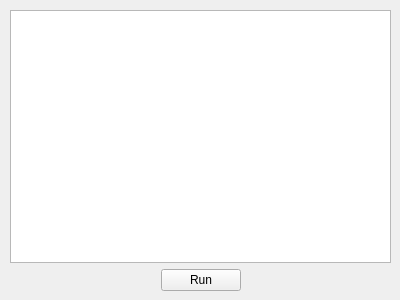
<?xml version="1.0" encoding="UTF-8"?>
<ui version="4.0">
 <class>CalculatorWidget</class>
 <widget class="QWidget" name="CalculatorWidget">
  <property name="enabled">
   <bool>true</bool>
  </property>
  <property name="geometry">
   <rect>
    <x>0</x>
    <y>0</y>
    <width>400</width>
    <height>300</height>
   </rect>
  </property>
  <property name="windowTitle">
   <string>Form</string>
  </property>
  <widget class="QWidget" name="">
   <property name="geometry">
    <rect>
     <x>10</x>
     <y>10</y>
     <width>381</width>
     <height>281</height>
    </rect>
   </property>
   <layout class="QVBoxLayout" name="verticalLayout">
    <item>
     <widget class="QListWidget" name="InfoWidget"/>
    </item>
    <item>
     <layout class="QHBoxLayout" name="horizontalLayout">
      <item>
       <spacer name="horizontalSpacer">
        <property name="orientation">
         <enum>Qt::Horizontal</enum>
        </property>
        <property name="sizeHint" stdset="0">
         <size>
          <width>40</width>
          <height>20</height>
         </size>
        </property>
       </spacer>
      </item>
      <item>
       <widget class="QPushButton" name="RunButton">
        <property name="text">
         <string>Run</string>
        </property>
       </widget>
      </item>
      <item>
       <spacer name="horizontalSpacer2">
        <property name="orientation">
         <enum>Qt::Horizontal</enum>
        </property>
        <property name="sizeHint" stdset="0">
         <size>
          <width>40</width>
          <height>20</height>
         </size>
        </property>
       </spacer>
      </item>
     </layout>
    </item>
   </layout>
  </widget>
 </widget>
 <resources/>
 <connections/>
</ui>
